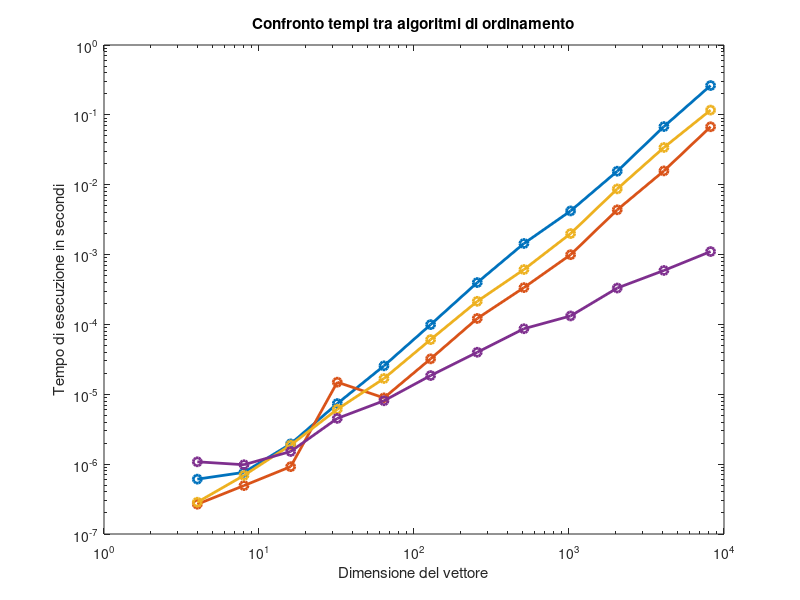

The MATLAB script that drew this image:
dati_tempi = load("tempi_matlab.txt");

N = dati_tempi(:, 1);
tempo_bubble=dati_tempi(:,2);
tempo_insertion=dati_tempi(:,3);
tempo_selection=dati_tempi(:,4);
tempo_std=dati_tempi(:,5);

figure;
loglog(N, tempo_bubble, "-o", "LineWidth", 2);
hold on;
loglog(N, tempo_insertion, "-o", "LineWidth", 2);
loglog(N, tempo_selection, "-o", "LineWidth", 2);
loglog(N, tempo_std, "-o", "LineWidth", 2);

xlabel("Dimensione del vettore");
ylabel("Tempo di esecuzione in secondi");
title("Confronto tempi tra algoritmi di ordinamento")
